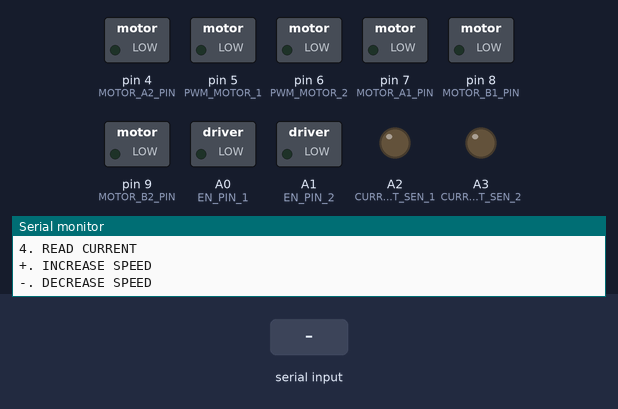
The sketch below on a simulated Arduino Uno, built with avr-gcc and run on an emulated ATmega328P. Shown: switched loads named in the sketch (green lamp = pin HIGH), output pins drawn as LEDs (lit = HIGH), the last lines printed to the serial monitor. The test bench sets the inputs (shaded band).

Above: at 1.2 s.
1.3 s: "F" received over Serial
At 1.9 s:
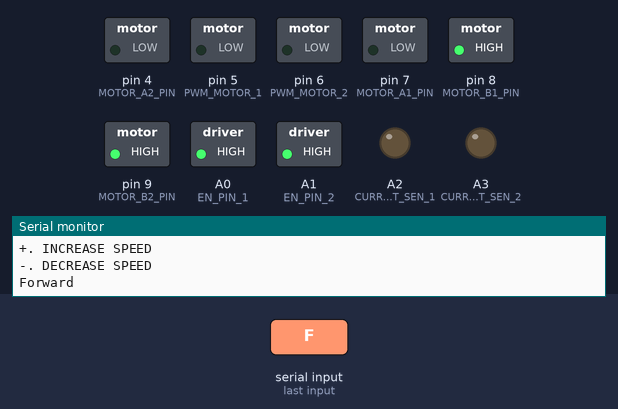
2.8 s: "B" received over Serial
At 3.1 s:
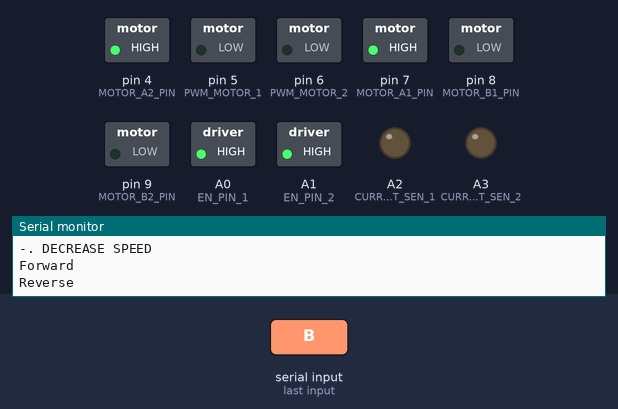
4.3 s: "L" received over Serial
At 5.4 s:
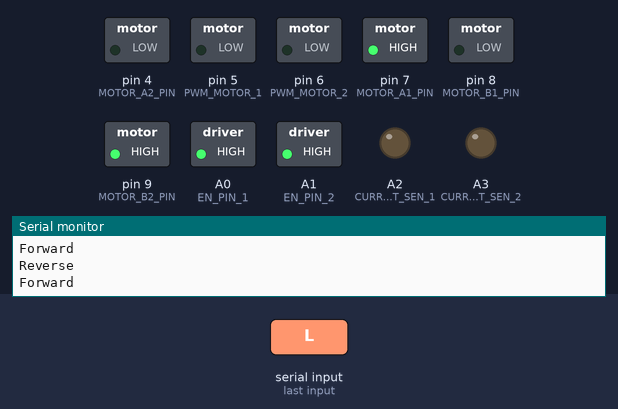
5.8 s: "R" received over Serial
At 6.6 s:
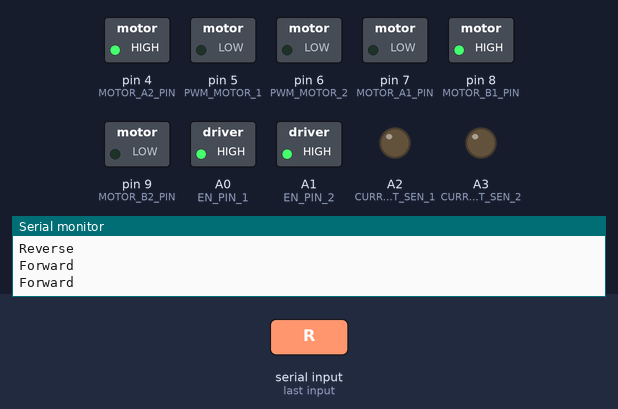
7.3 s: "G" received over Serial
At 7.7 s:
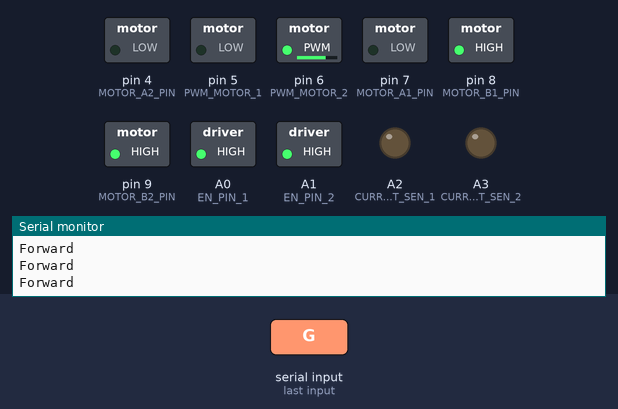
8.8 s: "I" received over Serial
At 10.0 s:
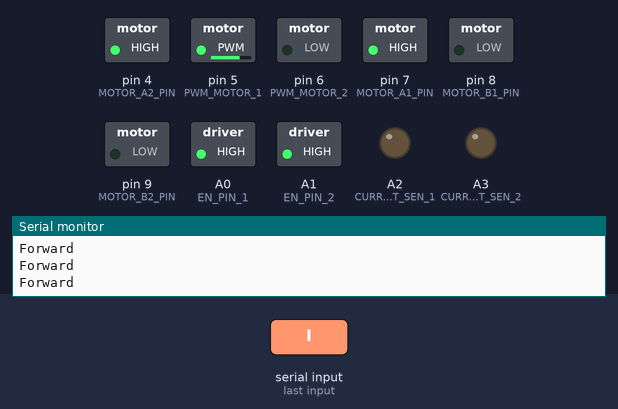
Timing chart, 0 to 11.3 s (numbered marks = the images above; inputs shaded):
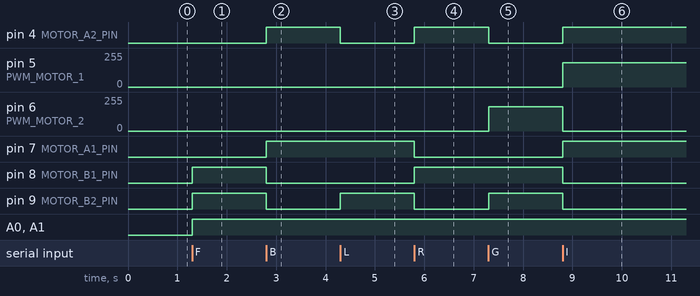

Measured:
- after the input at 1.3 s, pin 8 (MOTOR_B1_PIN), pin 9 (MOTOR_B2_PIN), A0 (EN_PIN_1), A1 (EN_PIN_2): LOW → HIGH at once
- after the input at 2.8 s, pin 4 (MOTOR_A2_PIN), pin 7 (MOTOR_A1_PIN): LOW → HIGH at once; pin 8 (MOTOR_B1_PIN), pin 9 (MOTOR_B2_PIN): HIGH → LOW at once
- after the input at 4.3 s, pin 4 (MOTOR_A2_PIN): HIGH → LOW at once; pin 9 (MOTOR_B2_PIN): LOW → HIGH at once
- after the input at 5.8 s, pin 4 (MOTOR_A2_PIN), pin 8 (MOTOR_B1_PIN): LOW → HIGH at once; pin 7 (MOTOR_A1_PIN), pin 9 (MOTOR_B2_PIN): HIGH → LOW at once
- after the input at 7.3 s, pin 4 (MOTOR_A2_PIN): HIGH → LOW at once; pin 6 (PWM_MOTOR_2): 0/255 → 181/255 at once; pin 9 (MOTOR_B2_PIN): LOW → HIGH at once
- after the input at 8.8 s, pin 4 (MOTOR_A2_PIN), pin 7 (MOTOR_A1_PIN): LOW → HIGH at once; pin 5 (PWM_MOTOR_1): 0/255 → 181/255 at once; pin 6 (PWM_MOTOR_2): 181/255 → 0/255 at once; pin 8 (MOTOR_B1_PIN), pin 9 (MOTOR_B2_PIN): HIGH → LOW at once

The sketch:

Monster_Motor_Driver.ino
```cpp
#define BRAKE 0
#define CW    1
#define CCW   2
#define CS_THRESHOLD 15   // Definition of safety current (Check: "1.3 Monster Shield Example").

//MOTOR 1
#define MOTOR_A1_PIN 7
#define MOTOR_B1_PIN 8

//MOTOR 2
#define MOTOR_A2_PIN 4
#define MOTOR_B2_PIN 9

#define PWM_MOTOR_1 5
#define PWM_MOTOR_2 6

#define CURRENT_SEN_1 A2
#define CURRENT_SEN_2 A3

#define EN_PIN_1 A0
#define EN_PIN_2 A1

#define MOTOR_1 0
#define MOTOR_2 1

short usSpeed, minus = 75;  //default motor speed
unsigned short usMotor_StatusL = BRAKE, usMotor_StatusR = BRAKE;

void setup()
{
  pinMode(MOTOR_A1_PIN, OUTPUT);
  pinMode(MOTOR_B1_PIN, OUTPUT);

  pinMode(MOTOR_A2_PIN, OUTPUT);
  pinMode(MOTOR_B2_PIN, OUTPUT);

  pinMode(PWM_MOTOR_1, OUTPUT);
  pinMode(PWM_MOTOR_2, OUTPUT);

  pinMode(CURRENT_SEN_1, OUTPUT);
  pinMode(CURRENT_SEN_2, OUTPUT);

  pinMode(EN_PIN_1, OUTPUT);
  pinMode(EN_PIN_2, OUTPUT);

  Serial.begin(9600);              // Initiates the serial to do the monitoring
  Serial.println("Begin motor control");
  Serial.println(); //Print function list for user selection
  Serial.println("Enter number for control option:");
  Serial.println("1. STOP");
  Serial.println("2. FORWARD");
  Serial.println("3. REVERSE");
  Serial.println("4. READ CURRENT");
  Serial.println("+. INCREASE SPEED");
  Serial.println("-. DECREASE SPEED");
  Serial.println();

}

void loop()
{
  char user_input;


  while(Serial.available())
  {
    user_input = Serial.read(); //Read user input and trigger appropriate function
    digitalWrite(EN_PIN_1, HIGH);
    digitalWrite(EN_PIN_2, HIGH);

    if (user_input =='F')
    {
      Forward();
    }
    else if(user_input =='B')
    {
      Reverse();
    }
    else if(user_input =='L')
    {
      Left();
    }
    else if(user_input =='R')
    {
      Right();
    }
    else if(user_input =='G')
    {
      ForwardLeft();
    }
    else if(user_input =='I')
    {
      ForwardRight();
    }
    else if(user_input =='H')
    {
      ReverseLeft();
    }
    else if(user_input =='J')
    {
      ReverseRight();
    }


    else if (user_input =='0')
    {
      usSpeed = 0;
    }
    else if(user_input =='1')
    {
      usSpeed = 25;
    }
    else if(user_input =='2')
    {
      usSpeed = 50;
    }
    else if(user_input =='3')
    {
      usSpeed = 75;
    }
    else if(user_input =='4')
    {
      usSpeed = 100;
    }
    else if(user_input =='5')
    {
      usSpeed = 125;
    }
    else if(user_input =='6')
    {
      usSpeed = 150;
    }
    else if(user_input =='7')
    {
      usSpeed = 175;
    }
    else if(user_input =='8')
    {
      usSpeed = 200;
    }
    else if(user_input =='9')
    {
      usSpeed = 225;
    }
    else if(user_input =='q')
    {
      usSpeed = 255;
    }
    else
    {
      Stop();
    }
  }
}

void Stop()
{
  Serial.println("Stop");
  usMotor_StatusL = BRAKE;
  usMotor_StatusR = BRAKE;
  motorGo(MOTOR_1, usMotor_StatusL, 0);
  motorGo(MOTOR_2, usMotor_StatusR, 0);
}

void Forward()
{
  Serial.println("Forward");
  usMotor_StatusL = CW;
  usMotor_StatusR = CW;
  motorGo(MOTOR_1, usMotor_StatusL, usSpeed);
  motorGo(MOTOR_2, usMotor_StatusR, usSpeed);
}

void Reverse()
{
  Serial.println("Reverse");
  usMotor_StatusL = CCW;
  usMotor_StatusR = CCW;
  motorGo(MOTOR_1, usMotor_StatusL, usSpeed);
  motorGo(MOTOR_2, usMotor_StatusR, usSpeed);
}

void Left()
{
  Serial.println("Forward");
  usMotor_StatusL = CCW;
  usMotor_StatusR = CW;
  motorGo(MOTOR_1, usMotor_StatusL, usSpeed);
  motorGo(MOTOR_2, usMotor_StatusR, usSpeed);
}

void Right()
{
  Serial.println("Forward");
  usMotor_StatusL = CW;
  usMotor_StatusR = CCW;
  motorGo(MOTOR_1, usMotor_StatusL, usSpeed);
  motorGo(MOTOR_2, usMotor_StatusR, usSpeed);
}
void ForwardLeft()
{
  Serial.println("Forward");
  usMotor_StatusL = CW;
  usMotor_StatusR = CW;
  motorGo(MOTOR_1, usMotor_StatusL, usSpeed);
  motorGo(MOTOR_2, usMotor_StatusR, usSpeed - minus);
}

void ForwardRight()
{
  Serial.println("Forward");
  usMotor_StatusL = CCW;
  usMotor_StatusR = CCW;
  motorGo(MOTOR_1, usMotor_StatusL, usSpeed - minus);
  motorGo(MOTOR_2, usMotor_StatusR, usSpeed);
}

void ReverseLeft()
{
  Serial.println("Forward");
  usMotor_StatusL = CCW;
  usMotor_StatusR = CCW;
  motorGo(MOTOR_1, usMotor_StatusL, usSpeed);
  motorGo(MOTOR_2, usMotor_StatusR, usSpeed - minus);
}

void ReverseRight()
{
  Serial.println("Forward");
  usMotor_StatusL = CCW;
  usMotor_StatusR = CCW;
  motorGo(MOTOR_1, usMotor_StatusL, usSpeed - minus);
  motorGo(MOTOR_2, usMotor_StatusR, usSpeed);
}
// void IncreaseSpeed()
// {
//   usSpeed = usSpeed + 10;
//   if(usSpeed > 255)
//   {
//     usSpeed = 255;
//   }

//   Serial.print("Speed +: ");
//   Serial.println(usSpeed);

//   motorGo(MOTOR_1, usMotor_Status, usSpeed);
//   motorGo(MOTOR_2, usMotor_Status, usSpeed);
// }

// void DecreaseSpeed()
// {
//   usSpeed = usSpeed - 10;
//   if(usSpeed < 0)
//   {
//     usSpeed = 0;
//   }

//   Serial.print("Speed -: ");
//   Serial.println(usSpeed);

//   motorGo(MOTOR_1, usMotor_Status, usSpeed);
//   motorGo(MOTOR_2, usMotor_Status, usSpeed);
// }

void motorGo(uint8_t motor, uint8_t direct, uint8_t pwm)         //Function that controls the variables: motor(0 ou 1), direction (cw ou ccw) e pwm (entra 0 e 255);
{
  if(motor == MOTOR_1)
  {
    if(direct == CW)
    {
      digitalWrite(MOTOR_A1_PIN, LOW);
      digitalWrite(MOTOR_B1_PIN, HIGH);
    }
    else if(direct == CCW)
    {
      digitalWrite(MOTOR_A1_PIN, HIGH);
      digitalWrite(MOTOR_B1_PIN, LOW);
    }
    else
    {
      digitalWrite(MOTOR_A1_PIN, LOW);
      digitalWrite(MOTOR_B1_PIN, LOW);
    }

    analogWrite(PWM_MOTOR_1, pwm);
  }
  else if(motor == MOTOR_2)
  {
    if(direct == CW)
    {
      digitalWrite(MOTOR_A2_PIN, LOW);
      digitalWrite(MOTOR_B2_PIN, HIGH);
    }
    else if(direct == CCW)
    {
      digitalWrite(MOTOR_A2_PIN, HIGH);
      digitalWrite(MOTOR_B2_PIN, LOW);
    }
    else
    {
      digitalWrite(MOTOR_A2_PIN, LOW);
      digitalWrite(MOTOR_B2_PIN, LOW);
    }
    analogWrite(PWM_MOTOR_2, pwm);
  }
}
```
